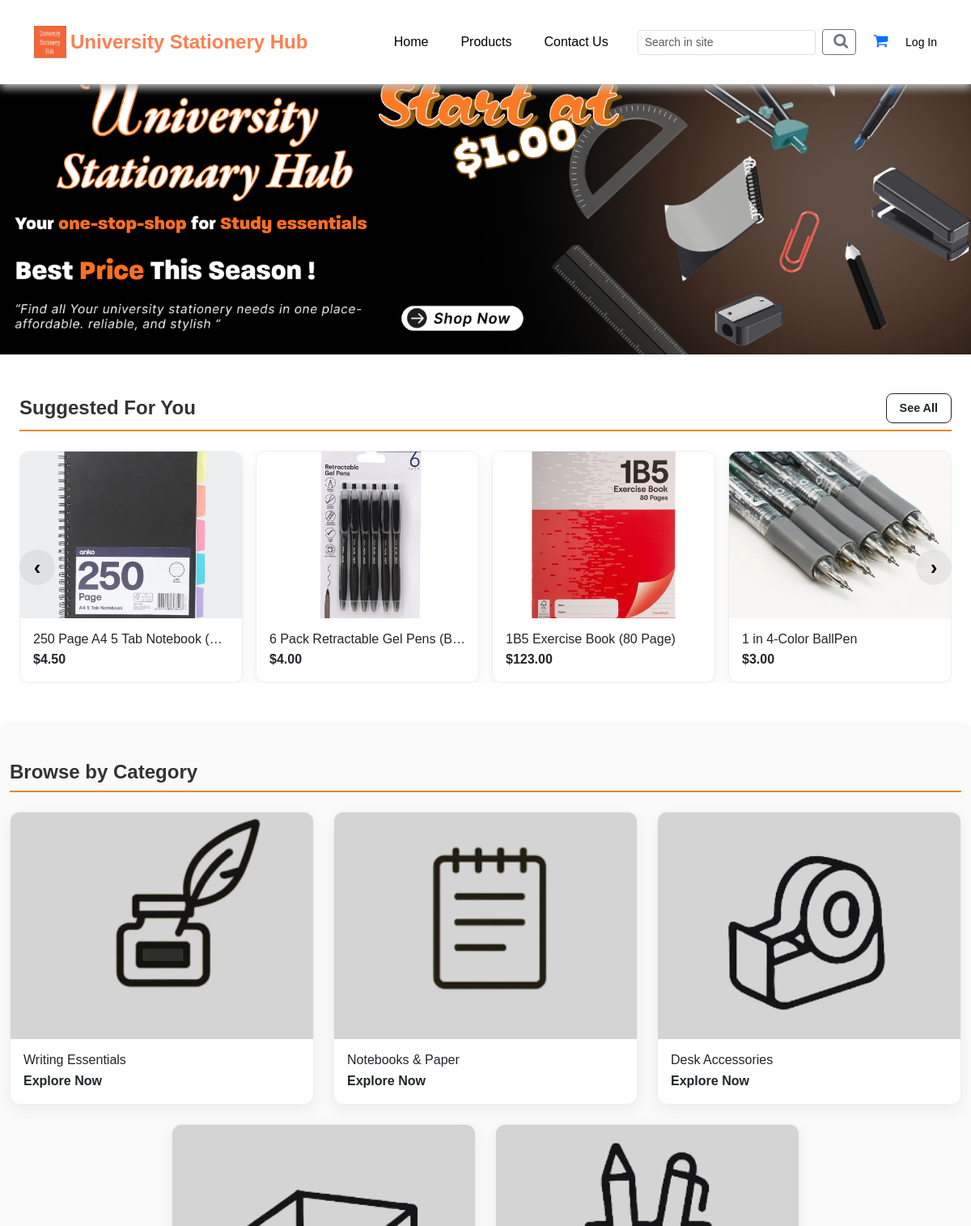
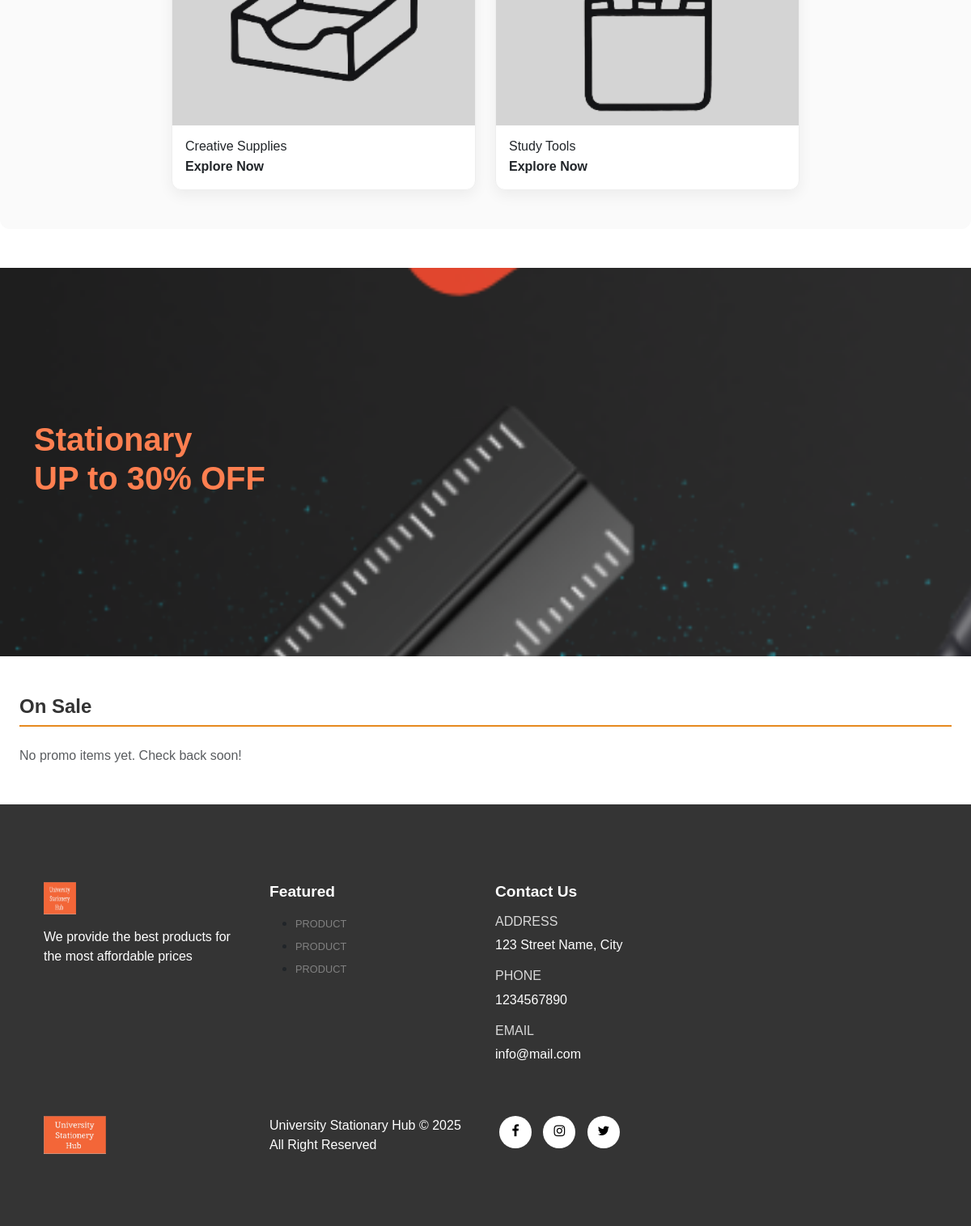
The page / on the database its author committed (2 pictures, top to bottom).
### tables this page shows
CREATE TABLE `products` (
  `product_id` int(11) NOT NULL,
  `product_name` varchar(100) NOT NULL,
  `product_category` varchar(100) NOT NULL,
  `product_description` text NOT NULL,
  `product_image` varchar(255) NOT NULL,
  `product_image2` varchar(255) NOT NULL,
  `product_image3` varchar(255) NOT NULL,
  `product_image4` varchar(255) NOT NULL,
  `product_price` decimal(6,2) NOT NULL,
  `product_special_offer` int(2) NOT NULL,
  `market_price` decimal(10,2) DEFAULT NULL,
  `product_stock` int(11) NOT NULL DEFAULT 0,
  `product_color` varchar(100) NOT NULL
);

### index.php (the view, shortened to what this page needs)
<?php include('layouts/header.php'); ?>
<?php include('server/connection.php'); ?>
<link rel="stylesheet" href="assets/css/style.css?v=6">
<section id="home" class="hero-parallax">
    </section>
<?php
$random_stmt = $conn->prepare("
  SELECT product_id, product_name, product_price, product_image
  FROM products
  ORDER BY RAND()
  LIMIT 12
");
$random_stmt->execute();
$res = $random_stmt->get_result();
$items = $res ? $res->fetch_all(MYSQLI_ASSOC) : [];
$groups = array_chunk($items, 4);
?>
<section id="random-picks" class="my-5">
  <div class="container-xxl px-4">
    <div class="section-header d-flex align-items-center justify-content-between mb-4">
      <h3 class="mb-0">Suggested For You</h3>
      <a href="shop.php" class="btn btn-outline-dark btn-see-all">See All</a>
    </div>
    <?php if (!empty($groups)): ?>
      <div id="suggestCarousel" class="carousel slide" data-bs-ride="false">
        <div class="carousel-inner">
          <?php foreach ($groups as $i => $group): ?>
            <div class="carousel-item <?php echo $i === 0 ? 'active' : ''; ?>">
              <div class="row g-3">
                <?php foreach ($group as $r): ?>
                  <div class="col-lg-3 col-md-6 col-sm-12">
<div class="card product-card h-100">
<a href="<?php echo 'single_product.php?product_id='.(int)$r['product_id']; ?>" class="text-decoration-none text-dark">
<div class="img-wrap">
      <img
    src="assets/imgs/<?php echo htmlspecialchars($r['product_image'] ?: 'placeholder.png'); ?>"
    class="card-img-top"
    alt="<?php echo htmlspecialchars($r['product_name']); ?>"
  />
</div>
<div class="card-body">
  <h6 class="card-title mb-1 text-truncate"><?php echo htmlspecialchars($r['product_name']); ?></h6>
  <p class="card-text fw-bold mb-0">$<?php echo number_format((float)$r['product_price'], 2); ?></p>
</div></a></div> </div>
      <?php endforeach; ?>
         </div>
        </div>
         <?php endforeach; ?>
        </div>
        <button class="carousel-control-prev" type="button" data-bs-target="#suggestCarousel" data-bs-slide="prev">
          <span class="carousel-control-prev-icon" aria-hidden="true"></span>
        </button>
        <button class="carousel-control-next" type="button" data-bs-target="#suggestCarousel" data-bs-slide="next">
          <span class="carousel-control-next-icon" aria-hidden="true"></span>
        </button>
      </div>
    <?php else: ?>
      <p class="text-muted mb-0">No products found. Error</p>
    <?php endif; ?>
  </div>
</section>
<section id="categories" class="my-5">
  <div class="container-xxl px-e">
<div class="section-header d-flex align-items-center justify-content-between mb-4">
      <h3 class="mb-0">Browse by Category</h3>
    </div>
    <?php
    $categories = [
      ['name' => 'Writing Essentials', 'img' => 'assets/imgs/WritingEssentialsIcon.png'],
      ['name' => 'Notebooks & Paper',  'img' => 'assets/imgs/Notebooks&Paper.png'],
      ['name' => 'Desk Accessories',   'img' => 'assets/imgs/DeskAccessories.png'],
      ['name' => 'Creative Supplies',  'img' => 'assets/imgs/CreativeSupplies.png'],
      ['name' => 'Study Tools',        'img' => 'assets/imgs/StudyTools.png'],
    ];
    ?>
<div class="row g-4 justify-content-center">
  <?php foreach ($categories as $c): ?>
    <div class="col-12 col-sm-6 col-md-4">
      <div class="card product-card h-100">
        <a href="shop.php?cat=<?php echo urlencode($c['name']); ?>" class="text-decoration-none text-dark">
          <div class="img-wrap">
            <img
              src="<?php echo htmlspecialchars($c['img']); ?>"
              class="card-img-top"
              alt="<?php echo htmlspecialchars($c['name']); ?>"
            />
          </div>
          <div class="card-body">
            <h6 class="card-title mb-1 text-truncate">
              <?php echo htmlspecialchars($c['name']); ?>
            </h6>
            <p class="card-text fw-bold mb-0">Explore Now</p>
          </div>
        </a>
      </div>
    </div>
  <?php endforeach; ?>
</div>
  </div>
</section>
    <section id="banner" class="my-5 py-5">
      <div class="container">
        <h1>
          Stationary <br />
          UP to 30% OFF
        </h1>
      </div>
    </section>
 <?php
$sale_stmt = $conn->prepare("
  SELECT
    product_id, product_name, product_price, product_image,
    /* optional columns if they exist in your DB: */
    IFNULL(product_special_offer, NULL) AS product_special_offer,
    IFNULL(product_special_offer, NULL) AS product_special_offer
  FROM products
  WHERE
    /* case A: explicit promo price set */
    (product_special_offer IS NOT NULL AND product_special_offer <> '' AND product_special_offer > 0)
    /* case B: special offer flag/percent present */
    OR (product_special_offer IS NOT NULL AND product_special_offer <> '' AND product_special_offer <> '0')
  ORDER BY product_id DESC
  LIMIT 12
");
$sale_stmt->execute();
$sale_products = $sale_stmt->get_result();
?>
<section id="sale" class="my-5">
  <div class="container-xxl px-4">
    <div class="section-header d-flex align-items-center justify-content-between mb-4">
<h3 class="mb-0">On Sale</h3>
    </div>
    <?php if ($sale_products && $sale_products->num_rows > 0): ?>
      <div class="row g-4">
        <?php while ($row = $sale_products->fetch_assoc()):
          $price = (float)$row['product_price'];
          $promoPrice = null;
          if (!empty($row['product_promo_price']) && (float)$row['product_promo_price'] > 0)
            {
            $promoPrice = (float)$row['product_promo_price'];
          }
          elseif (!empty($row['product_special_offer']) && $row['product_special_offer'] !== '0')
            {
            $offerVal = (float)$row['product_special_offer'];
            if ($offerVal > 0 && $offerVal <= 90) {
              $promoPrice = round($price * (1 - $offerVal / 100), 2);
            }
          }
          $hasPromo = ($promoPrice !== null && $promoPrice > 0 && $promoPrice < $price);
          $saveAmt  = $hasPromo ? max(0, $price - $promoPrice) : 0;
        ?>
          <div class="col-lg-3 col-md-4 col-sm-6">
            <div class="card product-card h-100 position-relative">
              <?php if ($hasPromo): ?><span class="sale-badge">SALE</span><?php endif; ?>
              <a href="<?php echo 'single_product.php?product_id='.(int)$row['product_id']; ?>"
                 class="text-decoration-none text-dark">
                <div class="img-wrap">
                  <img src="assets/imgs/<?php echo htmlspecialchars($row['product_image'] ?: 'placeholder.png'); ?>"
class="card-img-top" alt="<?php echo htmlspecialchars($row['product_name']); ?>" /> </div>
   <div class="card-body">
    <h6 class="card-title mb-1 text-truncate">
     <?php echo htmlspecialchars($row['product_name']); ?>
                  </h6>
                  <?php if ($hasPromo): ?>
   <div class="price-wrap">
    <span class="new-price">$<?php echo number_format($promoPrice, 2); ?></span>
     <span class="old-price">$<?php echo number_format($price, 2); ?></span> </div>
    <div class="save-chip">You save $<?php echo number_format($saveAmt, 2); ?></div>
                  <?php else: ?>
 <p class="card-text fw-bold mb-0">
   $<?php echo number_format($price, 2); ?>
        </p>
                  <?php endif; ?>
                </div> </a> </div> </div>
      <?php endwhile; ?>
      </div>
    <?php else: ?>
      <p class="text-muted mb-0">No promo items yet. Check back soon!</p>
    <?php endif; ?>
  </div>
</section>
<?php include('layouts/footer.php') ?>

### layouts/header.php (shortened to what this page needs)
<!DOCTYPE html>
<html lang="en">
  <head>
    <link
      href="https://cdn.jsdelivr.net/npm/bootstrap@5.3.6/dist/css/bootstrap.min.css"
      rel="stylesheet"
    />
    <link
      rel="stylesheet"
      href="https://cdnjs.cloudflare.com/ajax/libs/font-awesome/4.7.0/css/font-awesome.min.css"
    />
    <link rel="stylesheet" href="assets/css/style.css" />
  </head>
  <body>
    <nav class="navbar navbar-expand-lg navbar-light bg-white py-3 fixed-top">
      <div class="container">
        <img class="logo" src="assets/imgs/1.png" alt="" />
        <h2 class="brand">University Stationery Hub</h2>
        <div class="collapse navbar-collapse" id="navbarSupportedContent">
        <ul class="navbar-nav ms-auto mb-2 mb-lg-0 align-items-lg-center">
            <li class="nav-item">
              <a class="nav-link" href="index.php">Home</a>
            </li>
            <li class="nav-item">
              <a class="nav-link" href="shop.php">Products</a>
            </li>
            <li class="nav-item">
              <a class="nav-link" href="contact.php">Contact Us</a>
            </li>
            </ul>
            <form class="d-flex align-items-center ms-lg-3 my-2 my-lg-0 nav-search" role="search" action="search.php" method="get">
           <input class="form-control form-control-sm me-2" type="search" name="q" placeholder="Search in site" aria-label="Search">
           <button class="btn btn-outline-secondary btn-sm" type="submit">
          <i class="fa fa-search" aria-hidden="true"></i>
          </button>
         </form>
               <div class="d-flex align-items-center ms-lg-3 position-relative">
              <a href="cart.php" class="me-3 position-relative">
             <i class="fa fa-shopping-cart" aria-hidden="true"></i>
              </a>
            <?php if (!empty($_SESSION['logged_in'])): ?>
  <a href="my_profile.php" class="login-link">My Profile</a>
<?php else: ?>
  <a href="login.php" class="login-link">Log In</a>
<?php endif; ?>
        </div>
      </div>
    </nav>

### layouts/footer.php (shortened to what this page needs)
    <footer class="mt-5 py-5">
      <div class="row container mx-auto pt-5">
        <div class="footer-one col-lg-3 col-md-6 col-sm-12">
          <img class="logo" src="assets/imgs/1.png" alt="" />
          <p class="pt-3">
            We provide the best products for the most affordable prices
          </p>
        </div>
        <div class="footer-one col-lg-3 col-md-6 col-sm-12">
          <h5 class="pb-2">Featured</h5>
          <ul class="text-uppercase">
            <li><a href="">product</a></li>
            <li><a href="">product</a></li>
            <li><a href="">product</a></li>
          </ul>
        </div>
        <div class="footer-one col-lg-3 col-md-6 col-sm-12">
          <h5 class="pb-2">Contact Us</h5>
          <div>
            <h6 class="text-uppercase">Address</h6>
            <p>123 Street Name, City</p>
          </div>
          <div>
            <h6 class="text-uppercase">Phone</h6>
            <p>1234567890</p>
          </div>
          <div>
            <h6 class="text-uppercase">Email</h6>
            <p>info@mail.com</p>
          </div>
        </div>
        </div>
      <div class="copyright mt-5">
        <div class="row container mx-auto">
          <div class="col-lg-3 col-md-6 col-sm-12 mb-4">
            <img src="assets/imgs/1.png" alt="" />
          </div>
          <div class="col-lg-3 col-md-6 col-sm-12 mb-4 mb-2">
            <p>University Stationary Hub © 2025 All Right Reserved</p>
          </div>
          <div class="col-lg-3 col-md-6 col-sm-12 mb-4">
            <a href=""><i class="fa fa-facebook"></i></a>
            <a href=""><i class="fa fa-instagram"></i></a>
            <a href=""><i class="fa fa-twitter"></i></a>
          </div>
        </div>
      </div>
    </footer>
  </body>
</html>

### assets/css/style.css (style rules this page uses)
* { margin: 0; padding: 0; box-sizing: border-box; }
body { font-family: "Poppins", sans-serif; }
h1 { font-size: 2.5rem; font-weight: 700; }
h2 { font-size: 1.8rem; font-weight: 600; }
h3 { font-size: 1.5rem; font-weight: 800; }
h5 { font-size: 1rem; font-weight: 400; }
h6 { color: #d8d8d8; }
button { font-size: 0.8rem; font-weight: 900; outline: none; border: none; background-color: #1d1d1d; color: rgb(0, 0, 0); padding: 13px 30px; text-transform: uppercase; cursor: pointer; transition: 0.4s ease; }
.navbar { font-size: 16px; padding-top: 2rem !important; padding-bottom: 2rem !important; top: 0; left: 0; box-shadow: 0 5px 10px rgb(191, 191, 191); }
.navbar-light .navbar-nav .nav-link { padding: 0 20px; color: black; transition: 0.4s ease; }
.navbar i { font-size: 1.2rem; padding: 0 0.7px; transition: 0.4s ease; font-weight: 500; cursor: pointer; margin-left: 5px; }
#home { background-image: url(../imgs/banner-3.png); background-size: cover; background-position: left center; background-repeat: no-repeat; width: 100%; aspect-ratio: 1920 / 700; min-height: 360px; display: flex; align-items: center; }
.product-card { border: 1px solid #eee; border-radius: 12px; overflow: hidden; box-shadow: 0 6px 18px rgba(0,0,0,.06); transition: transform .2s ease, box-shadow .2s ease; }
.product-card .img-wrap { position: relative; width: 100%; aspect-ratio: 4 / 3; overflow: hidden; background: #f7f7f7; }
@media (min-width: 1200px) { #random-picks .container-xxl { max-width: 1500px; } }
.product-card .img-wrap { aspect-ratio: 5 / 4; }
.btn-see-all { padding: .55rem 1.1rem; font-weight: 600; border-radius: 10px; }
@media (min-width:1200px) { #categories .container-xxl { max-width:1500px } }
.section-header { border-bottom: 2px solid #e6891eff; padding-bottom: .5rem; margin-bottom: 1.5rem !important; }
.section-header h3 { font-weight: 700; color: #333; }
.section-header .btn-see-all { font-size: 0.9rem; padding: .45rem 1rem; border-radius: 8px; }
#categories { background: #fafafa; padding: 3rem 0; border-radius: 12px; }
.product-card .img-wrap img { width: 100%; height: 100%; object-fit: cover; }
#banner { background-image: url(../imgs/banner-sale.png); width: 100%; height: 60vh; background-size: cover; background-repeat: no-repeat; background-attachment: fixed; display: flex; flex-direction: column; justify-content: center; align-items: flex-start; }
#banner h1 { color: coral; }
footer { background-color: rgb(52, 52, 52); }
footer h5 { color: white; font-weight: 700; font-size: 1.2rem; }
footer li { padding-bottom: 4px; }
footer li a { font-size: 0.8rem; color: grey; text-decoration: none; }
footer .copyright a { color: black; height: 40px; width: 40px; background-color: white; display: inline-block; text-align: center; line-height: 38px; border-radius: 50%; transition: 0.3s ease; margin: 0 5px; }
footer p { color: white; }
footer .copyright img { width: 30%; }
.logo { width: 40px; height: 40px; }
.navbar .brand { color: coral; margin: 3px 5px; font-size: 1.5rem; }
#suggestCarousel .carousel-control-prev, #suggestCarousel .carousel-control-next { opacity: 1 !important; width: 44px; height: 44px; top: 50%; transform: translateY(-50%); border-radius: 50%; background: rgba(0,0,0,.06); display: flex; align-items: center; justify-content: center; transition: background .2s ease, box-shadow .2s ease; }
#suggestCarousel .carousel-control-prev-icon, #suggestCarousel .carousel-control-next-icon { background-image: none !important; width: 20px; height: 20px; display: flex; align-items: center; justify-content: center; position: relative; }
#suggestCarousel .carousel-control-prev-icon::before, #suggestCarousel .carousel-control-next-icon::before { font-family: inherit; font-weight: 700; font-size: 26px; line-height: 1; color: #000; display: block; }
#suggestCarousel .carousel-control-prev-icon::before { content: "\2039"; }
#suggestCarousel .carousel-control-next-icon::before { content: "\203A"; }
.login-link { text-decoration: none; color: #000; font-size: 14px; margin-left: 5px; }

### layouts/header.php (style rules this page uses)
.nav-search input { width:220px; }

### rows shown on the page
products: product_image (picture), product_name "250 Page A4 5 Tab Notebook (…", product_price "4.50"
products: product_image+product_name (picture), product_name "6 Pack Retractable Gel Pens (B…", product_price "4.00"
products: product_image+product_name (picture), product_name "1B5 Exercise Book (80 Page)", product_price "123.00"
products: product_image+product_name (picture), product_name "1 in 4-Color BallPen", product_price "3.00"

### other values the page prints
$c['name'] "Writing Essentials"
$c['name'] "Notebooks & Paper"
$c['name'] "Desk Accessories"
$c['name'] "Creative Supplies"
$c['name'] "Study Tools"
